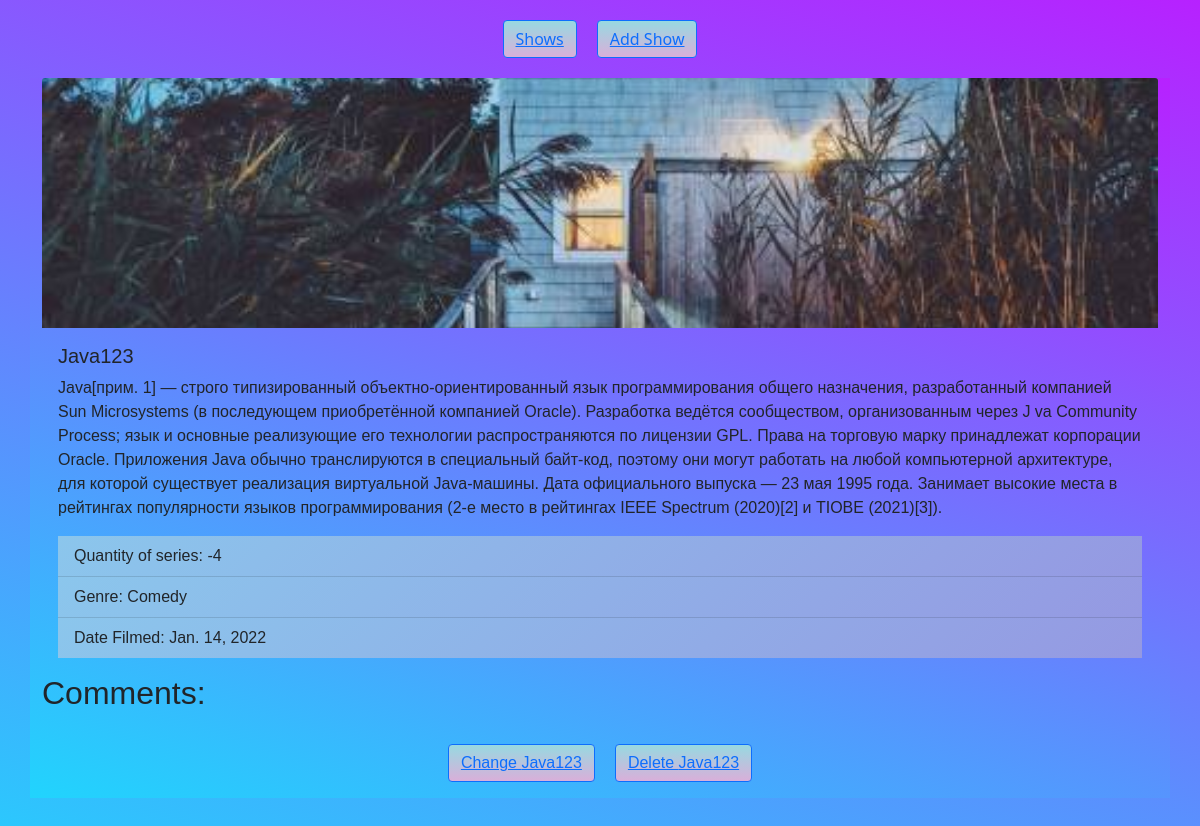
The app's page /shows/5/ with its own data.
### shows/models.py (models this page shows, shortened)
class TVShow(models.Model):
    GENRE_CHOICE = (
        ("Detective", "Detective"),
        ("Comedy", "Comedy"),
        ("Drama", "Drama"),
        ("Horror", "Horror"),
        ("Romantic", "Romantic"),
        ("Anime", "Anime"),
    )
    title = models.CharField(max_length=100)
    description = models.TextField()
    image = models.ImageField(upload_to="")
    quantity = models.IntegerField()
    genre = models.CharField(choices=GENRE_CHOICE, max_length=100)
    date_filmed = models.DateField(auto_now_add=True, null=True)

### shows/views.py (the view)
# urls.py: path("shows/<int:id>/", views.ShowsDetailView.as_view(),name="shows_detail"),
class ShowsDetailView(generic.DetailView):
    queryset = models.TVShow.objects.all
    template_name = "shows_detail.html"
    def get_object(self, **kwargs):
        shows_id = self.kwargs.get("id")
        return get_object_or_404(models.TVShow, id=shows_id)

### templates/shows_detail.html (shortened to what this page needs)
<!DOCTYPE html>
{% load static %}
<html lang="en">
<head>
    <link rel="stylesheet" type="text/css" href="{% static 'css/bootstrap.css/' %}"/>
</head>
<body>
<div class="button__container">
    <button type="button" class="btn btn-primary"><a href="/shows/">Shows</a></button>
    <button type="button" class="btn btn-primary"><a href="/add-shows/">Add Show</a></button>
</div>
<div class="container show-detail">
    <img src="{{ object.image.url }}" class="card-img-top detail-image" alt="...">
    <div class="card-body body_detail">
        <h5 class="card-title">{{ object.title }}</h5>
        <p class="card-text">{{ object.description }}</p>
        <ul class="list-group list-group-flush">
            <li class="list-group-item">Quantity of series: {{ object.quantity }}</li>
            <li class="list-group-item">Genre: {{ object.genre }}</li>
            <li class="list-group-item">Date Filmed: {{ object.date_filmed }}</li>
        </ul>
    </div>
    <div>
        <h2>Comments: </h2>
    </div>
    <div class="card-body body__button">
        <button type="button" class="btn btn-primary"><a href="/shows/{{ object.id }}/update/">Change {{ object.title }}</a></button>
        <button type="button" class="btn btn-primary"><a href="/shows/{{ object.id }}/delete/">Delete {{ object.title }}</a></button>
    </div>
</div>
</body>
</html>

### templates/shows_detail.html (style rules this page uses)
.btn-primary { background-color: #D9AFD9; background-image: linear-gradient(0deg, #D9AFD9 0%, #97D9E1 100%); }
.button__container { max-width: 960px; margin: 20px auto; display: flex; justify-content: center; gap: 20px; }
body { background-color: #21D4FD; background-image: linear-gradient(19deg, #21D4FD 0%, #B721FF 100%); }
.detail-image { height: 250px; object-fit: cover; }
.show-detail { height: 90%; }
.list-group-item { background-color: #8BC6EC; background-image: linear-gradient(135deg, #8BC6EC 0%, #9599E2 100%); font-family: Arial, Helvetica, sans-serif; height: 90%; }
.body__button { display: flex; justify-content: center; gap: 20px; }
.container { height: 50%; }
.show-detail { font-family: Arial, Helvetica, sans-serif; background-color: #21D4FD; background-image: linear-gradient(19deg, #21D4FD 0%, #B721FF 100%); margin-bottom: 10%; }

### records on screen
TVShow: image (picture), title "Java123", description "Java[прим. 1] — строго типизированный объектно-ориентированный язык программирования общего назначения, разработанный компанией Sun Microsystems (в последующем приобретённой компанией Oracle). Разработка ведётся сообществом, организованным через J va Community Process; язык и основные реализующие его технологии распространяются по лицензии GPL. Права на торговую марку принадлежат корпорации Oracle. Приложения Java обычно транслируются в специальный байт-код, поэтому они могут работать на любой компьютерной архитектуре, для которой существует реализация виртуальной Java-машины. Дата официального выпуска — 23 мая 1995 года. Занимает высокие места в рейтингах популярности языков…", quantity "-4", genre "Comedy", date_filmed "Jan. 14, 2022"
